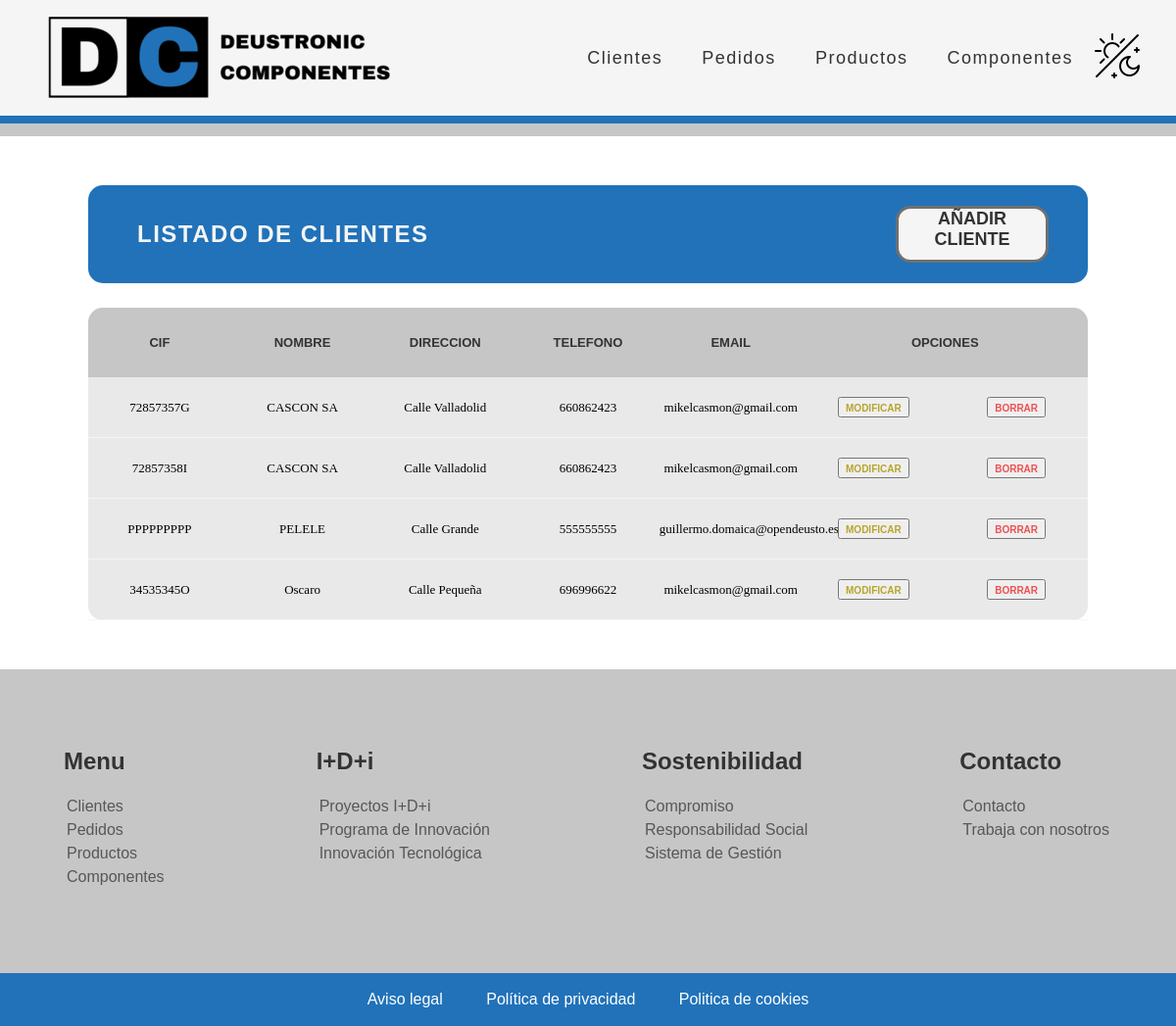
The page /appGestionPedidos/ on the database as committed earlier.
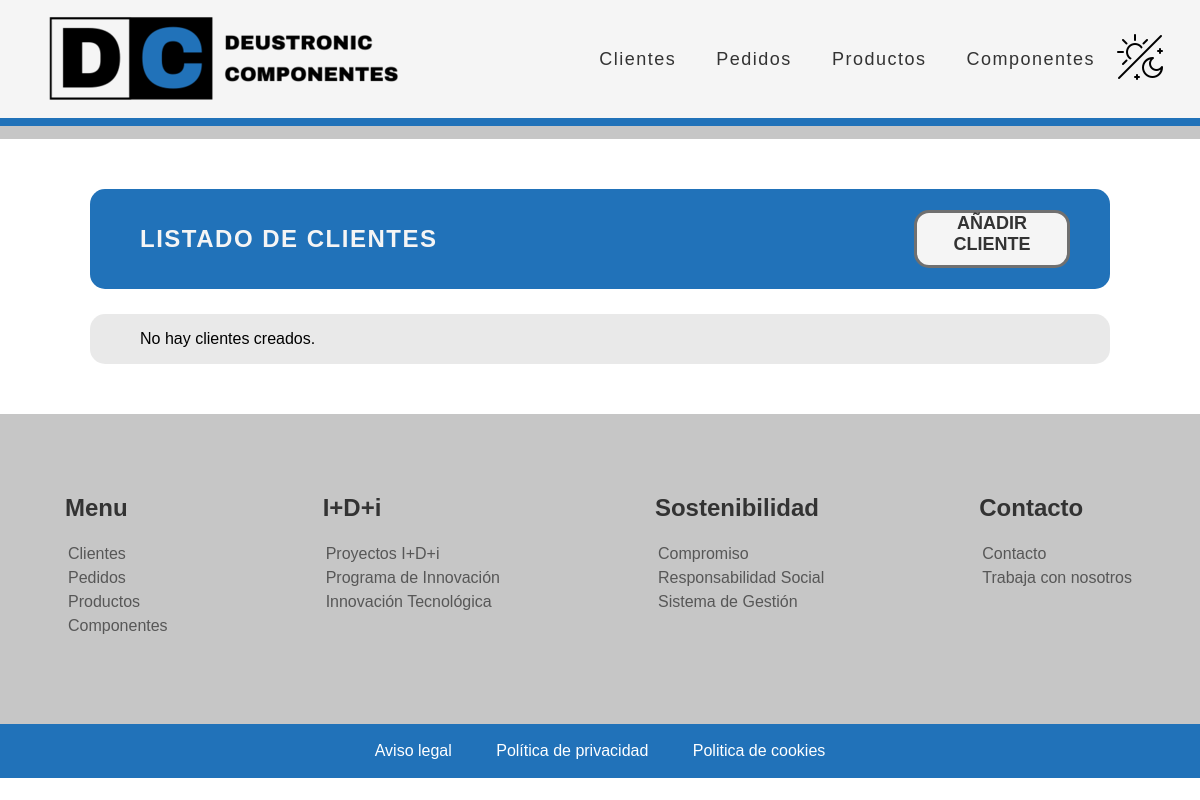
The same page on the database as committed later.
### appGestionPedidos/models.py (models this page shows, shortened)
class Cliente(models.Model):
    CIF = models.CharField(max_length=9, unique=True, validators=[MinLengthValidator(9)])
    nombreEmpresa = models.CharField(max_length=16)
    direccion = models.CharField(max_length=60)
    datosContacto = models.CharField(max_length=60, validators=[MinLengthValidator(9)])
    email = models.EmailField(max_length=254)

### appGestionPedidos/views.py (the view)
# urls.py: path('', views.ClienteListView.as_view(), name='index'),
class ClienteListView(ListView):
    model = Cliente
    paginate_by = 4

### appGestionPedidos/templates/appGestionPedidos/cliente_list.html (shortened to what this page needs)
{% extends "base.html" %}
{% load static %}
{% block contenido %}
<div class="main_container">
    <div class="main_title_container">
        <div class="main_title">
            <h2>LISTADO DE CLIENTES</h2>
        </div>
        <a href="/appGestionPedidos/cliente/create" alt="crear_cliente">AÑADIR CLIENTE</a>
    </div>
    <div class="main_table_container">
        {% if cliente_list %}
        <table class="main_table">
            <thead>
                <tr>
                    <th>CIF</th>
                    <th>Nombre</th>
                    <th>Direccion</th>
                    <th>Telefono</th>
                    <th>Email</th>
                    <th class="main_table_esp_1" colspan="2">Opciones</th>
                </tr>
            </thead>
            {% for cliente in cliente_list %}
            <tbody>
                <tr>
                    <td>{{ cliente.CIF }}</td>
                    <td>{{ cliente.nombreEmpresa }}</td>
                    <td>{{ cliente.direccion }}</td>
                    <td>{{ cliente.datosContacto }}</td>
                    <td>{{ cliente.email }}</td>
                    <td class="main_table_esp_modificar">
                        <button><a href="/appGestionPedidos/modificar-cliente/{{ cliente.id }}">MODIFICAR</a></button>
                    </td>
                    <td class="main_table_esp_borrar">
                        <button><a  class="btnEliminacion" href="/appGestionPedidos/eliminar-cliente/{{ cliente.id }}">BORRAR</a></button>
                    </td>
                </tr>
            </tbody>
            {% endfor %}
        </table>
        {% else %}
        <p>No hay clientes creados.</p>
        {% endif %}
    </div>
</div>
{% endblock %}

### appGestionPedidos/templates/base.html (shortened to what this page needs)
{% load static %}
<!DOCTYPE html>
<html lang="en">
<head>
    <link rel="stylesheet" href="{% static 'CSS/estilos_base.css' %}">
    <link rel="stylesheet" href="{% static 'CSS/estilos_footer.css' %}">
    <link rel="stylesheet" href="{% static 'CSS/estilos_header.css' %}">
    <link rel="stylesheet" href="{% static 'CSS/estilos_main.css' %}">
    <link rel="stylesheet" href="{% static 'CSS/media_queries.css' %}">
    <link rel="stylesheet" href="{% static 'CSS/darkmode.css' %}">
</head>
<body class="body_container">
    <header class="header ">
        <div class="header_container">
            <div class="header_logo">
                <a href="/appGestionPedidos"><img src="{% static 'imagenes\Logotipo.png' %}" alt="logo de la compañia"></a>
            </div>
            <nav class="header_navigation">
                <ul>
                    <li class="header_navigation_option"><a href="/appGestionPedidos">Clientes</a></li>
                    <li class="header_navigation_option"><a href="/appGestionPedidos/pedido/list">Pedidos</a></li>
                    <li class="header_navigation_option"><a href="/appGestionPedidos/producto/list">Productos</a></li>
                    <li class="header_navigation_option"><a href="/appGestionPedidos/componente/list">Componentes</a></li>
                    <li id="header_darkMode_icon"><a id="modoOscuro" href="javascript:void(0)"><img src="{% static 'imagenes\DarkMode.png' %}" alt="Logo DarkMode"></a></li>
                </ul>
            </nav>
        </div>
        <div class="header_line">
            <div class="header_line_blue"></div>
            <div class="header_line_grey"></div>
        </div>
    </header>
    <main>
        {% block contenido %}{% endblock %}
    </main>
    <footer class="footer">
        <div class="footer_container">
            <div class="footer_top">
                <div class="footer_top_container">
                    <div class="footer_top_cc">
                        <div class="footer_top_c">
                            <h2>Menu</h2>
                            <li><a href="/appGestionPedidos">Clientes</a></li>
                            <li><a href="/appGestionPedidos/pedido/list">Pedidos</a></li>
                            <li><a href="/appGestionPedidos/producto/list">Productos</a></li>
                            <li><a href="/appGestionPedidos/componente/list">Componentes</a></li>
                        </div>
                        <div class="footer_top_c">
                            <h2>I+D+i</h2>
                            <li><a href="https://www.google.es/" target="_blank">Proyectos I+D+i</a></li>
                            <li><a href="https://www.google.es/" target="_blank">Programa de Innovación</a></li>
                            <li><a href="https://www.google.es/" target="_blank">Innovación Tecnológica</a></li>
                        </div>
                        <div class="footer_top_c">
                            <h2>Sostenibilidad</h2>
                            <li><a href="https://www.google.es/" target="_blank">Compromiso</a></li>
                            <li><a href="https://www.google.es/" target="_blank">Responsabilidad Social</a></li>
                            <li><a href="https://www.google.es/" target="_blank">Sistema de Gestión</a></li>
                        </div>
                        <div class="footer_top_c">
                            <h2>Contacto</h2>
                            <li><a href="https://www.google.es/" target="_blank">Contacto</a></li>
                            <li><a href="https://www.google.es/">Trabaja con nosotros</a></li>
                        </div>
                    </div>
                </div>
            </div>
            <div class="footer_bottom">
                <ul>
                    <li><a href="https://www.google.es/" target="_blank">Aviso legal</a></li>
                    <li><a href="https://www.google.es/" target="_blank">Política de privacidad</a></li>
                    <li><a href="https://www.google.es/" target="_blank">Politica de cookies</a></li>
                </ul>
            </div>
        </div>
    </footer>
</body>
</html>

### appGestionPedidos/static/CSS/estilos_base.css (style rules this page uses)
a:link, a:visited { text-decoration: none; }
body { margin: 0px 0px; }

### appGestionPedidos/static/CSS/estilos_footer.css (style rules this page uses)
.footer { font-family: sans-serif; }
.footer a { color: #575757 }
.footer_top { padding: 30px 0; background-color: #c6c6c6; color: #333; }
.footer_top_container { padding: 0px 65px; max-width: 1600px; margin: auto; }
.footer_top_cc { display: flex; flex-wrap: wrap; justify-content: space-between; padding-top: 30px; }
.footer_top_c li { padding: 3px; }
.footer_top_c { list-style: none; }
.footer_bottom { background-color: #2172b9; display: flex; justify-content: center; }
.footer_bottom ul { padding: 0; list-style: none; font-family: Arial, Helvetica, sans-serif; font-size: medium; justify-content: space-between; }
.footer_bottom ul li { display: inline-block; }
.footer_bottom ul li a { display: block; padding: 2px 20px; cursor: pointer; color: white; }

### appGestionPedidos/static/CSS/estilos_header.css (style rules this page uses)
header { background-color: whitesmoke; color: #333; }
.header_container { width: 100%; display: flex; justify-content: space-between; align-items: center; }
.header_logo a { padding-left: 45px; }
.header_line_blue { background-color: #2172b9; height: 8px; }
.header_line_grey { background-color: #c6c6c6; height: 13px; }
.header_navigation ul { display: flex; margin-right: 35px; padding: 0; list-style: none; font-family: sans-serif; font-size: large; justify-content: space-between; text-align: justify; }
.header_navigation ul li { display: inline-block; }
.header_navigation_option a { display: block; padding: 17px 20px; transition: all 0.4s linear; border-radius: 5px; cursor: pointer; color: #333; letter-spacing: 1.5px; align-items: center; }

### appGestionPedidos/static/CSS/estilos_main.css (style rules this page uses)
.main_container { width: 85%; max-width: 1300px; margin: 50px auto; text-align: justify; justify-content: center; }
.main_title_container { display: flex; align-items: center; justify-content: space-between; background-color: #2172b9; border-radius: 15px; height: 100px; }
.main_title_container a { align-items: center; text-align: center; height: 52px; width: 150px; margin-right: 40px; font-size: large; font-weight: 800; color:#333333; font-family: sans-serif; background-color:whitesmoke; border-color: #333333af; border-width: 3px; border-style: solid; border-radius: 15px; }
.main_title { display: flex; align-items: center; vertical-align: middle; color: whitesmoke; padding-left: 50px; }
.main_title h2 { vertical-align: middle; font-family: sans-serif; font-size: x large; letter-spacing: 1.5px; }
.main_table_container { margin-top: 25px; display: flex; background-color: #d4d4d483; border-radius: 15px; border: solid 1px rgba(255. 255, 255, 0.2); }
.main_table_container p { padding-left: 50px; font-family: sans-serif; }

### appGestionPedidos/static/CSS/media_queries.css (style rules this page uses)
@media only screen and (max-width: 1400px) { .footer_top_container { padding: 0px 65px; max-width: 1600px; height: 250px; margin: auto; } }

Rows that differ between the two databases and show on the page:
removed Cliente: CIF "72857357G", nombreEmpresa "CASCON SA", direccion "Calle Valladolid", datosContacto "660862423", email "mikelcasmon@gmail.com"
removed Cliente: CIF "72857358I", nombreEmpresa "CASCON SA", direccion "Calle Valladolid", datosContacto "660862423", email "mikelcasmon@gmail.com"
removed Cliente: CIF "PPPPPPPPP", nombreEmpresa "PELELE", direccion "Calle Grande", datosContacto "555555555", email "guillermo.domaica@opendeusto.es"
removed Cliente: CIF "34535345O", nombreEmpresa "Oscaro", direccion "Calle Pequeña", datosContacto "696996622", email "mikelcasmon@gmail.com"
Other text that changed with them:
text no longer shown: "CIF NOMBRE DIRECCION TELEFONO EMAIL OPCIONES"
text now shown: "No hay clientes creados."
